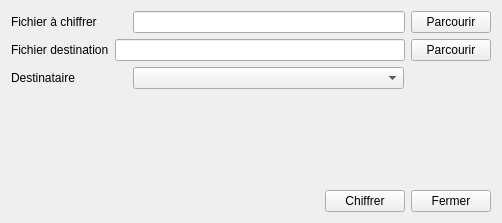
<?xml version="1.0" encoding="UTF-8"?>
<ui version="4.0">
 <class>FileEncryption</class>
 <widget class="QWidget" name="FileEncryption">
  <property name="windowModality">
   <enum>Qt::WindowModal</enum>
  </property>
  <property name="geometry">
   <rect>
    <x>0</x>
    <y>0</y>
    <width>502</width>
    <height>223</height>
   </rect>
  </property>
  <property name="windowTitle">
   <string>Chiffrer un fichier</string>
  </property>
  <layout class="QVBoxLayout" name="verticalLayout_2">
   <item>
    <layout class="QVBoxLayout" name="verticalLayout">
     <item>
      <layout class="QHBoxLayout" name="horizontalLayout">
       <item>
        <widget class="QLabel" name="pathLabel">
         <property name="minimumSize">
          <size>
           <width>116</width>
           <height>0</height>
          </size>
         </property>
         <property name="maximumSize">
          <size>
           <width>116</width>
           <height>16777215</height>
          </size>
         </property>
         <property name="text">
          <string>Fichier à chiffrer</string>
         </property>
        </widget>
       </item>
       <item>
        <widget class="QLineEdit" name="pathEdit"/>
       </item>
       <item>
        <widget class="QPushButton" name="browseButton">
         <property name="text">
          <string>Parcourir</string>
         </property>
        </widget>
       </item>
      </layout>
     </item>
     <item>
      <layout class="QHBoxLayout" name="horizontalLayout_8">
       <item>
        <widget class="QLabel" name="outputLabel">
         <property name="text">
          <string>Fichier destination</string>
         </property>
        </widget>
       </item>
       <item>
        <widget class="QLineEdit" name="outputEdit"/>
       </item>
       <item>
        <widget class="QPushButton" name="outputButton">
         <property name="text">
          <string>Parcourir</string>
         </property>
        </widget>
       </item>
      </layout>
     </item>
     <item>
      <layout class="QHBoxLayout" name="horizontalLayout_2">
       <item>
        <widget class="QLabel" name="destinationLabel">
         <property name="maximumSize">
          <size>
           <width>116</width>
           <height>16777215</height>
          </size>
         </property>
         <property name="text">
          <string>Destinataire</string>
         </property>
        </widget>
       </item>
       <item>
        <widget class="QComboBox" name="comboBox"/>
       </item>
       <item>
        <spacer name="horizontalSpacer_2">
         <property name="orientation">
          <enum>Qt::Horizontal</enum>
         </property>
         <property name="sizeType">
          <enum>QSizePolicy::Fixed</enum>
         </property>
         <property name="sizeHint" stdset="0">
          <size>
           <width>87</width>
           <height>20</height>
          </size>
         </property>
        </spacer>
       </item>
      </layout>
     </item>
     <item>
      <spacer name="verticalSpacer">
       <property name="orientation">
        <enum>Qt::Vertical</enum>
       </property>
       <property name="sizeHint" stdset="0">
        <size>
         <width>20</width>
         <height>40</height>
        </size>
       </property>
      </spacer>
     </item>
     <item>
      <layout class="QHBoxLayout" name="horizontalLayout_4">
       <item>
        <widget class="QLabel" name="errorLabel">
         <property name="palette">
          <palette>
           <active>
            <colorrole role="WindowText">
             <brush brushstyle="SolidPattern">
              <color alpha="255">
               <red>212</red>
               <green>22</green>
               <blue>22</blue>
              </color>
             </brush>
            </colorrole>
           </active>
           <inactive>
            <colorrole role="WindowText">
             <brush brushstyle="SolidPattern">
              <color alpha="255">
               <red>212</red>
               <green>22</green>
               <blue>22</blue>
              </color>
             </brush>
            </colorrole>
           </inactive>
           <disabled>
            <colorrole role="WindowText">
             <brush brushstyle="SolidPattern">
              <color alpha="255">
               <red>133</red>
               <green>133</green>
               <blue>133</blue>
              </color>
             </brush>
            </colorrole>
           </disabled>
          </palette>
         </property>
         <property name="text">
          <string/>
         </property>
        </widget>
       </item>
      </layout>
     </item>
     <item>
      <layout class="QHBoxLayout" name="horizontalLayout_3">
       <item>
        <spacer name="horizontalSpacer">
         <property name="orientation">
          <enum>Qt::Horizontal</enum>
         </property>
         <property name="sizeHint" stdset="0">
          <size>
           <width>40</width>
           <height>20</height>
          </size>
         </property>
        </spacer>
       </item>
       <item>
        <widget class="QPushButton" name="okButton">
         <property name="text">
          <string>Chiffrer</string>
         </property>
        </widget>
       </item>
       <item>
        <widget class="QPushButton" name="exitButton">
         <property name="text">
          <string>Fermer</string>
         </property>
        </widget>
       </item>
      </layout>
     </item>
    </layout>
   </item>
  </layout>
 </widget>
 <resources/>
 <connections/>
</ui>
